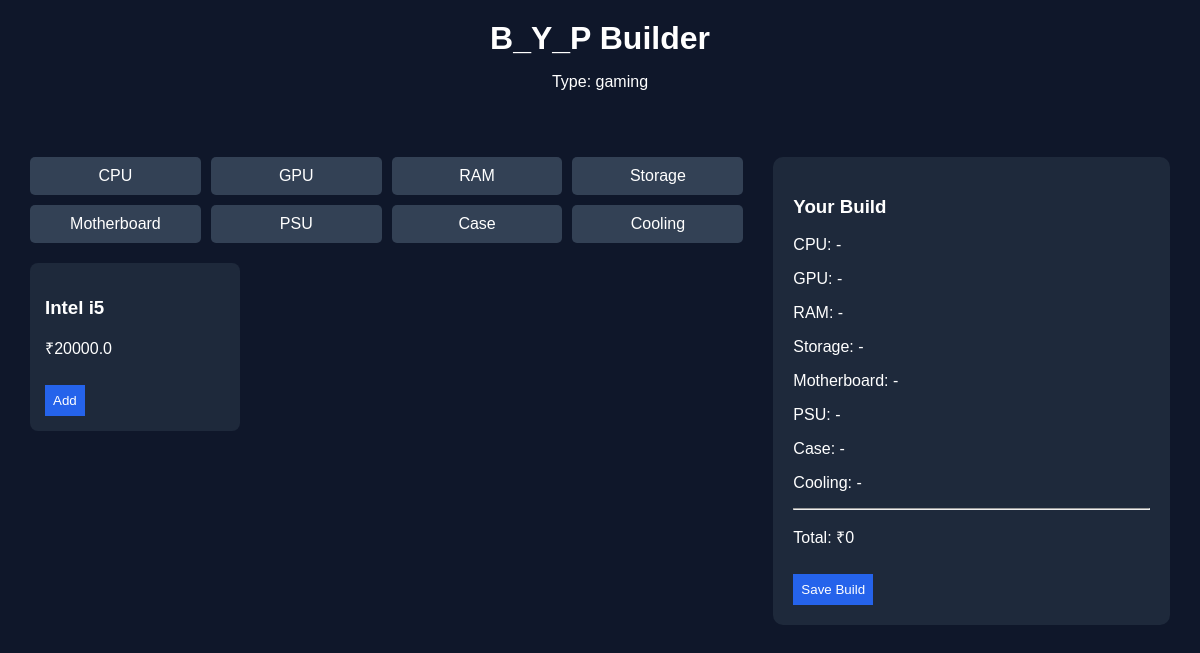
The app's page /builder/ with its own data.
### core/models.py (models this page shows, shortened)
class Component(models.Model):
    CATEGORY_CHOICES = [
        ('cpu', 'CPU'),
        ('gpu', 'GPU'),
        ('ram', 'RAM'),
        ('storage', 'Storage'),
        ('motherboard', 'Motherboard'),
        ('psu', 'PSU'),
        ('case', 'Case'),
        ('cooling', 'Cooling')
    ]
    USECASE_CHOICES = [
        ('gaming', 'Gaming'),
        ('students', 'Students'),
        ('it', 'IT'),
        ('creators', 'Creators')
    ]
    title = models.CharField(max_length=200)
    category = models.CharField(max_length=20, choices=CATEGORY_CHOICES)
    use_case = models.CharField(max_length=20, choices=USECASE_CHOICES)
    price = models.FloatField()
    socket_type = models.CharField(max_length=50, blank=True)
    ram_variant = models.CharField(max_length=50, blank=True)
    power_draw = models.IntegerField(default=0)
    image_url = models.URLField(blank=True)

### core/views.py (the view)
# urls.py: path('builder/', views.builder_view, name="builder"),
def builder_view(request):
    if request.user.is_staff:
        return redirect("admin_dashboard")
    selected_usecase = request.GET.get("type", "gaming")
    items = Component.objects.filter(use_case=selected_usecase)
    context = {
        "usecase": selected_usecase,
        "components": items
    }
    return render(request, "builder.html", context)

### templates/builder.html (shortened to what this page needs)
{% load static %}
<!DOCTYPE html>
<html>
<head>
    <link rel="stylesheet" href="{% static 'css/builder.css' %}">
</head>
<body>
<div class="top1">
    <h1>B_Y_P Builder</h1>
    <p>Type: {{ usecase }}</p>
</div>
<div class="wrap1">
    <div class="boxL">
        <div class="grid2">
            <div class="boxC" onclick="showCat('cpu')">CPU</div>
            <div class="boxC" onclick="showCat('gpu')">GPU</div>
            <div class="boxC" onclick="showCat('ram')">RAM</div>
            <div class="boxC" onclick="showCat('storage')">Storage</div>
            <div class="boxC" onclick="showCat('motherboard')">Motherboard</div>
            <div class="boxC" onclick="showCat('psu')">PSU</div>
            <div class="boxC" onclick="showCat('case')">Case</div>
            <div class="boxC" onclick="showCat('cooling')">Cooling</div>
        </div>
        <div class="grid3">
            {% for c in components %}
            <div class="boxP" data-type="{{ c.category }}">
                <h3>{{ c.title }}</h3>
                <p>₹{{ c.price }}</p>
                <button class="btn1"
                    onclick="addItem('{{ c.category }}','{{ c.title }}','{{ c.price }}')">
                        Add
                    </button>
            </div>
            {% endfor %}
        </div>
    </div>
     <div class="boxR">
    <h3>Your Build</h3>
    <p>CPU: <span id="cpu">-</span></p>
    <p>GPU: <span id="gpu">-</span></p>
    <p>RAM: <span id="ram">-</span></p>
    <p>Storage: <span id="storage">-</span></p>
    <p>Motherboard: <span id="motherboard">-</span></p>
    <p>PSU: <span id="psu">-</span></p>
    <p>Case: <span id="case">-</span></p>
    <p>Cooling: <span id="cooling">-</span></p>
    <hr>
    <p>Total: ₹<span id="total">0</span></p>
    <button class="btn1" onclick="saveBuild()">Save Build</button>
</div>
</body>
</html>

### static/css/builder.css (style rules this page uses)
body { margin:0; font-family:Arial; background:#0f172a; color:white; }
.top1 { padding:20px; text-align:center; }
.top1 h1 { margin:0; }
.wrap1 { display:flex; gap:30px; padding:30px; }
.boxL { flex:2; }
.boxR { flex:1; background:#1e293b; padding:20px; border-radius:10px; }
.grid2 { display:grid; grid-template-columns:repeat(4,1fr); gap:10px; }
.boxC { background:#334155; padding:10px; text-align:center; cursor:pointer; border-radius:5px; }
.grid3 { display:flex; flex-wrap:wrap; gap:15px; margin-top:20px; }
.boxP { background:#1e293b; padding:15px; border-radius:8px; width:180px; }
.btn1 { margin-top:10px; padding:8px; background:#2563eb; border:none; color:white; cursor:pointer; }

### records on screen
Component: use_case "gaming", title "Intel i5", price "20000.0"
